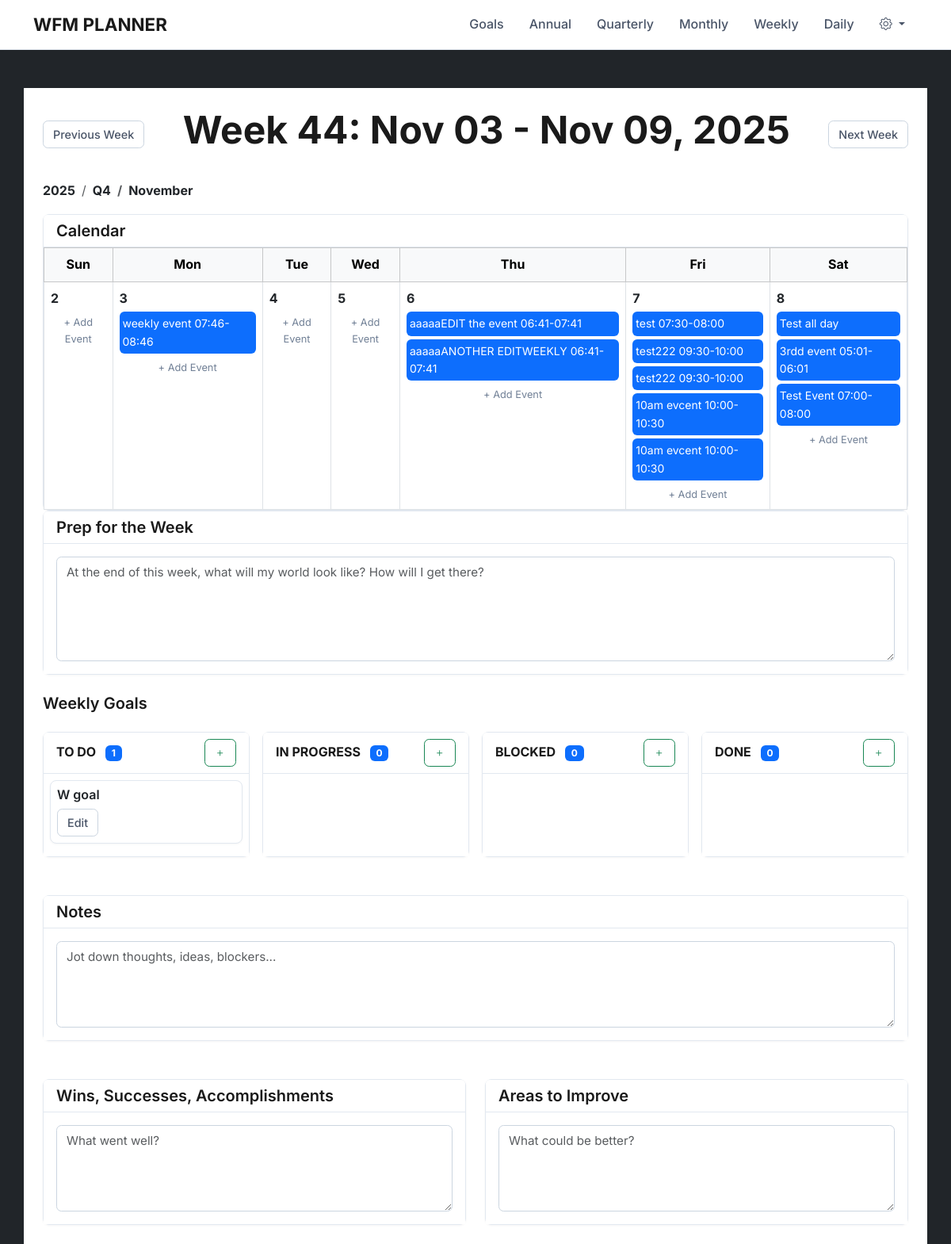
Screenshot of /week/2025/44 with the database file from the repository.
### app/models.py (models this page shows, shortened)
class Event(db.Model):
    id = db.Column(db.Integer, primary_key=True)
    title = db.Column(db.String(100), nullable=False)
    start_date = db.Column(db.Date, nullable=False)
    end_date = db.Column(db.Date, nullable=False)
    start_time = db.Column(db.Time)  # NULL = all day
    end_time = db.Column(db.Time)    # NULL = all day
    is_recurring = db.Column(db.Boolean, default=False)
    recurrence_rule = db.Column(db.String(50))  # 'daily', 'weekly', 'monthly'
    all_day = db.Column(db.Boolean, default=False)

class Goal(db.Model):
    id = db.Column(db.Integer, primary_key=True)
    title = db.Column(db.String(100), nullable=False)
    type = db.Column(db.String(20), default='annual')  # e.g., Annual, Q1, Jan, etc.
    description = db.Column(db.Text, nullable=False)
    motivation = db.Column(db.Text)
    due_date = db.Column(db.Date)
    completed = db.Column(db.Boolean, default=False)
    created_at = db.Column(db.DateTime, default=datetime.utcnow)
    parent_id = db.Column(db.Integer, db.ForeignKey('goal.id'), nullable=True)
    status = db.Column(db.String(20), default='todo', nullable=False, server_default='todo')  # 'todo', 'in_progress', 'blocked', 'done'
    category = db.Column(db.String(20))
    children = db.relationship(
        'Goal',
        backref=db.backref('parent', remote_side=[id]),
        lazy=True,
        cascade='all, delete-orphan'
    )

### app/routes.py (the view)
@bp.route('/week/<int:year>/<int:week>')
def week_page(year, week):
    setfirstweekday(SUNDAY)
    if week < 1 or week > 53:
        abort(404)
    try:
        w_start = datetime.strptime(f'{year}-W{week}-1', '%Y-W%W-%w').date()
    except ValueError:
        abort(404)
    w_end = w_start + timedelta(days=6)
    day_date = w_start
    m_start_dt = datetime(w_start.year, w_start.month, 1)  # datetime
    m_end_dt = m_start_dt + relativedelta(months=1) - timedelta(days=1)  # datetime
    possible_parents = Goal.query.filter(
        Goal.type == 'monthly',
        or_(
            and_(Goal.due_date >= m_start_dt.date(), Goal.due_date <= m_end_dt.date()),
            Goal.due_date.is_(None)
        ),
        Goal.completed == False
    ).order_by(Goal.due_date.asc(), Goal.id).all()
    weekly_goals = Goal.query.filter(
        Goal.type == 'weekly',
        or_(
            and_(Goal.due_date >= w_start, Goal.due_date <= w_end),
            Goal.due_date.is_(None)
        )
    ).order_by(
        db_case((Goal.due_date.is_(None), 0), else_=1),
        Goal.due_date.asc(),
        Goal.id
    ).all()
    weekly_goals_grouped = group_goals_by_status(weekly_goals)
    days = []
    current = w_start
    for i in range(7):
        day_date = current + timedelta(days=i)
        days.append({
            'day': day_date.day,
            'date': day_date,
            'url': f"/day/{day_date.year}/{day_date.month}/{day_date.day:02d}"
        })
    weeks = [{
        'week_num': week,
        'week_url': url_for('main.week_page', year=year, week=week),
        'days': days
    }]
    sample_month = w_start.month
    month_name = w_start.strftime('%B')
    prev_week = week - 1
    prev_year = year
    if prev_week == 0:
        prev_week = 52
        prev_year -= 1
    next_week = week + 1
    next_year = year
    if next_week > 52:
        next_week = 1
        next_year += 1
    form = GoalForm()
    first_day = datetime.strptime(f'{year}-W{week}-1', "%Y-W%W-%w").date()
    month = first_day.month
    monday = datetime.strptime(f'{year}-W{week}-1', "%Y-W%W-%w").date()
    sunday = monday - timedelta(days=1)
    week_days = [sunday + timedelta(days=i) for i in range(7)]
    def events_on_date(year, month, day):
        date = datetime(year, month, day).date()
        return Event.query.filter(
            Event.start_date <= date,
            Event.end_date >= date
        ).order_by(
            Event.all_day.desc(),
            Event.start_time.asc()
        ).all()
    return render_template(
        'week.html',
        year=year,
        week=week,
        month=month,
        title=f"Week {week}: {w_start.strftime('%b %d')} - {w_end.strftime('%b %d, %Y')}",
        w_start=w_start,
        w_end=w_end,
        weekly_goals_grouped=weekly_goals_grouped,
        weeks=weeks,
        sample_month=sample_month,
        month_name=month_name,
        prev_url=f"/week/{prev_year}/{prev_week}",
        next_url=f"/week/{next_year}/{next_week}",
        parent_type='monthly',
        page_type='week',
        form=form,
        possible_parents=possible_parents,
        today=today,
        week_days=week_days,
        events_on_date=events_on_date,
        today_quarter=today_quarter
    )

### app/forms.py
class GoalForm(FlaskForm):
    title = StringField('Title', validators=[DataRequired()])
    type = SelectField('Time Level', choices=[
        ('annual', 'Annual'), ('quarterly', 'Quarterly'),
        ('monthly', 'Monthly'), ('weekly', 'Weekly'), ('daily', 'Daily')
    ], validators=[DataRequired()], default='annual')
    category = SelectField('Category', choices=GOAL_CATEGORY)
    description = TextAreaField('Description')
    motivation = TextAreaField('Motivation')
    due_date = DateField('Due Date', format='%Y-%m-%d')
    status = SelectField('Status', choices=[
        ('todo', 'To Do'), ('in_progress', 'In Progress'),
        ('blocked', 'Blocked'), ('done', 'Done')
    ], default='todo')
    completed = BooleanField('Completed')
    submit = SubmitField('Save Goal')

### app/__init__.py (called while the page is built)
def get_current_sunday_week():
    today = datetime.now().date()
    sunday = today - timedelta(days=today.weekday() + 1)
    return sunday.isocalendar()[0], sunday.isocalendar()[1]

### app/routes.py (called while the page is built)
def group_goals_by_status(goals):
    grouped = {
        'todo': [],
        'in_progress': [],
        'blocked': [],
        'done': []
    }
    for goal in goals:
        status = getattr(goal, 'status', 'todo')
        if status not in grouped:
            status = 'todo'
        grouped[status].append(goal)
    return grouped

### app/templates/week.html (shortened to what this page needs)
{% extends "base.html" %}
{% block content %}
<div class="container-fluid py-4">
    <div class="d-flex justify-content-between align-items-center mb-4">
        <a href="{{ prev_url }}" class="btn btn-outline-dark">Previous Week</a>
        <h1 class="display-5 fw-bold text-center">{{ title }}</h1>
        <a href="{{ next_url }}" class="btn btn-outline-dark">Next Week</a>
    </div>
            <nav aria-label="breadcrumb" class="mb-3">
                <ol class="breadcrumb p-0 bg-transparent">
                    <li class="breadcrumb-item">
                        <a href="{{ url_for('main.year_page', year=year) }}" class="text-dark fw-bold text-decoration-none">
                            {{ year }}
                        </a>
                    </li>
                    <li class="breadcrumb-item">
                        <a href="{{ url_for('main.quarter_page', year=year, q_num=((sample_month-1)//3)+1) }}"
                        class="text-dark fw-bold text-decoration-none">
                            Q{{ ((sample_month-1)//3)+1 }}
                        </a>
                    </li>
                    <li class="breadcrumb-item fw-bold" aria-current="page">
                        <a href="{{ url_for('main.month_page', year=year, month=month) }}" class="text-dark fw-bold text-decoration-none">
                            {{ month_name }}
                        </a>
                    </li>
                </ol>
            </nav>
    <div class="card">
        <div class="card-header">
            <h5 class="mb-0">Calendar</h5>
        </div>
        <div class="card-body p-0">
            <table class="table table-bordered calendar-table mb-0">
                <thead class="table-light">
                    <tr>
                        {% for day in ['Sun', 'Mon', 'Tue', 'Wed', 'Thu', 'Fri', 'Sat'] %}
                            <th class="text-center">{{ day }}</th>
                        {% endfor %}
                    </tr>
                </thead>
                <tbody>
                    <tr>
                        {% for day_date in week_days %}
                            <td class="calendar-day position-relative" {% if day_date %}data-date="{{ day_date.strftime('%Y-%m-%d') }}"{% endif %}>
                                {% if day_date %}
                                    <div class="day-number fw-bold">
                                        <a href="{{ url_for('main.day_page', year=day_date.year, month=day_date.month, day=day_date.day) }}" class="text-dark text-decoration-none">
                                            {{ day_date.day }}
                                        </a>
                                    </div>
                                    <div class="events-list mt-1">
                                        {% for event in events_on_date(day_date.year, day_date.month, day_date.day) %}
                                            <div class="event-badge bg-primary text-white p-1 mb-1 rounded small"
                                                data-event-id="{{ event.id }}" style="cursor: pointer;">
                                                {{ event.title }}
                                                {% if event.start_time %}
                                                    {{ event.start_time.strftime('%H:%M') }}-{{ event.end_time.strftime('%H:%M') }}
                                                {% endif %}
                                            </div>
                                        {% endfor %}
                                    </div>
                                    <div class="add-event-area text-center text-muted small mt-2" style="cursor: pointer; font-size: 0.8em;">
                                        + Add Event
                                    </div>
                                {% else %}
                                    <div class="text-muted small">—</div>
                                {% endif %}
                            </td>
                        {% endfor %}
                    </tr>
                </tbody>
            </table>
        </div>
    </div>
    <div class="card border-light mb-4">
        <div class="card-header bg-light">
            <h5 class="mb-0">Prep for the Week</h5>
        </div>
        <div class="card-body">
                    <textarea name="prep" class="form-control autosave"
                    data-scope="week" data-year="{{ year }}" data-week="{{ week }}" data-type="prep"
                    rows="5"
                    placeholder="At the end of this week, what will my world look like? How will I get there?"></textarea>
        </div>
    </div>
    <h5 class="mb-3">Weekly Goals</h5>
    {% set columns = [
        {'id': 'todo', 'label': 'To Do'},
        {'id': 'in_progress', 'label': 'In Progress'},
        {'id': 'blocked', 'label': 'Blocked'},
        {'id': 'done', 'label': 'Done'}
    ] %}
    {% with goals=weekly_goals_grouped, columns=columns %}
        {% include 'kanban_board.html' %}
    {% endwith %}
    <div class="card border-light mt-5">
        <div class="card-header bg-light">
            <h5 class="mb-0">Notes</h5>
        </div>
        <div class="card-body">
                    <textarea name="notes" class="form-control autosave"
                    data-scope="week" data-year="{{ year }}" data-week="{{ week }}" data-type="notes"
                    rows="4"
                    placeholder="Jot down thoughts, ideas, blockers..."></textarea>
        </div>
    </div>
    <div class="row mt-5">
        <div class="col-md-6">
            <div class="card border-success h-100">
                <div class="card-header bg-success text-white">
                    <h5 class="mb-0">Wins, Successes, Accomplishments</h5>
                </div>
                <div class="card-body">
                    <textarea name="wins" class="form-control autosave"
                    data-scope="week" data-year="{{ year }}" data-week="{{ week }}" data-type="wins"
                    rows="4"
                    placeholder="What went well?"></textarea>
                </div>
            </div>
        </div>
        <div class="col-md-6">
            <div class="card border-warning h-100">
                <div class="card-header bg-warning text-dark">
                    <h5 class="mb-0">Areas to Improve</h5>
                </div>
                <div class="card-body">
                    <textarea name="improve" class="form-control autosave"
                    data-scope="week" data-year="{{ year }}" data-week="{{ week }}" data-type="improve"
                    rows="4"
                    placeholder="What could be better?"></textarea>
                </div>
            </div>
        </div>
    </div>
</div>
{% endblock %}

### app/templates/kanban_board.html (shortened to what this page needs)
<div class="kanban-board mt-4">
    <div class="row g-3">
        {% for col in columns %}
            <div class="col">
                <div class="card h-100 border-light">
                    <div class="card-header bg-light text-center d-flex justify-content-between align-items-center">
                        <h6 class="mb-0 text-uppercase fw-bold">
                            {{ col.label }}
                            <span class="badge bg-primary ms-2">{{ goals[col.id]|length }}</span>
                        </h6>
                        <button class="btn btn-sm btn-outline-success add-kanban-goal-btn"
                                data-parent-type="{{ parent_type }}"
                                data-page-type="{{ page_type }}">
                            <i class="bi bi-plus"></i>
                        </button>
                    </div>
                    <div class="card-body p-2 kanban-column" data-status="{{ col.id }}">
                        {% for goal in goals[col.id] %}
                            <div class="card mb-2 goal-card draggable" data-goal-id="{{ goal.id }}">
                                <div class="view-mode p-2">
                                    <h6 class="card-title mb-1 goal-title-text">{{ goal.title }}</h6>
                                    <div class="mt-2 d-flex gap-1">
                                        <button class="btn btn-sm btn-outline-dark edit-goal-btn">Edit</button>
                                    </div>
                                </div>
                            </div>
                        {% endfor %}
                    </div>
                </div>
            </div>
        {% endfor %}
    </div>
</div>

### app/static/css/style.css (style rules this page uses)
* { font-family: 'Inter', -apple-system, BlinkMacSystemFont, sans-serif !important; }
html, body, .container, .card, .card-body, .card-header, .navbar, .progress { background-color: #ffffff !important; background: #ffffff !important; }
body { color: #1a1a1a !important; line-height: 1.6; }
h1, h2, h3, h4, h5, h6 { font-weight: 600; color: #1a1a1a; margin-bottom: 0.75rem; }
.card { border: 1px solid #e2e8f0 !important; border-radius: 0.5rem !important; box-shadow: 0 1px 3px rgba(0,0,0,0.04) !important; transition: box-shadow 0.2s ease; }
.card-header { border-bottom: 1px solid #e2e8f0 !important; font-weight: 600; color: #2d3748; font-size: 0.95rem; }
.form-control, .form-select { border: 1px solid #cbd5e0 !important; border-radius: 0.4rem !important; font-size: 0.95rem; padding: 0.5rem 0.75rem; }
.btn { font-weight: 500; border-radius: 0.4rem !important; padding: 0.35rem 0.75rem; font-size: 0.9rem; }
.btn-outline-dark { color: #4a5568; border-color: #cbd5e0; }
.text-muted { color: #718096 !important; font-size: 0.9rem; }
.goal-card, .card { width: 100% !important; max-width: none !important; }

### rows the page displays
Event: title "weekly event", start_time "07:46", end_time "08:46"
Event: title "aaaaaEDIT the event", start_time "06:41", end_time "07:41"
Event: title "aaaaaANOTHER EDITWEEKLY", start_time "06:41", end_time "07:41"
Event: title "test", start_time "07:30", end_time "08:00"
Event: title "test222", start_time "09:30", end_time "10:00"
Event: title "test222", start_time "09:30", end_time "10:00"
Event: title "10am evcent", start_time "10:00", end_time "10:30"
Event: title "10am evcent", start_time "10:00", end_time "10:30"
Event: title "Test all day"
Event: title "3rdd event", start_time "05:01", end_time "06:01"
Event: title "Test Event", start_time "07:00", end_time "08:00"
Goal: title "W goal"

### other values shown
{{ title }} "Week 44: Nov 03 - Nov 09, 2025"
{{ year }} "2025"
{{ ((sample_month-1)//3)+1 }} "4"
{{ month_name }} "November"
{{ day }} "Sun" "Mon" "Tue" "Wed" "Thu" "Fri" "Sat"
{{ day_date.day }} "2" "3" "4" "5" "6" "7" "8"
{{ col.label }} "TO DO" "IN PROGRESS" "BLOCKED" "DONE"
{{ goals[col.id]|length }} "1" "0" "0" "0"
